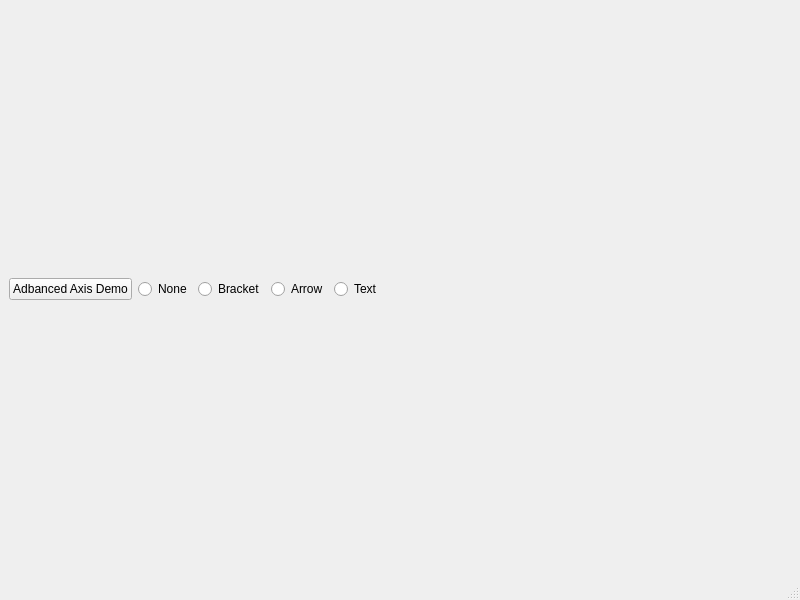
<?xml version="1.0" encoding="UTF-8"?>
<ui version="4.0">
 <class>MainWindow</class>
 <widget class="QMainWindow" name="MainWindow">
  <property name="geometry">
   <rect>
    <x>0</x>
    <y>0</y>
    <width>800</width>
    <height>600</height>
   </rect>
  </property>
  <property name="windowTitle">
   <string>MainWindow</string>
  </property>
  <widget class="QWidget" name="centralwidget">
   <layout class="QVBoxLayout" name="verticalLayout">
    <item>
     <layout class="QHBoxLayout" name="horizontalLayout">
      <item>
       <widget class="QPushButton" name="pushButton">
        <property name="maximumSize">
         <size>
          <width>200</width>
          <height>16777215</height>
         </size>
        </property>
        <property name="text">
         <string>Adbanced Axis Demo</string>
        </property>
       </widget>
      </item>
      <item>
       <widget class="QRadioButton" name="radioButton">
        <property name="text">
         <string>None</string>
        </property>
       </widget>
      </item>
      <item>
       <widget class="QRadioButton" name="addBracketRadioButton">
        <property name="text">
         <string>Bracket</string>
        </property>
       </widget>
      </item>
      <item>
       <widget class="QRadioButton" name="addArrowRadioButton">
        <property name="text">
         <string>Arrow</string>
        </property>
       </widget>
      </item>
      <item>
       <widget class="QRadioButton" name="addTextRadioButton">
        <property name="text">
         <string>Text</string>
        </property>
       </widget>
      </item>
      <item>
       <spacer name="horizontalSpacer">
        <property name="orientation">
         <enum>Qt::Horizontal</enum>
        </property>
        <property name="sizeHint" stdset="0">
         <size>
          <width>40</width>
          <height>20</height>
         </size>
        </property>
       </spacer>
      </item>
     </layout>
    </item>
    <item>
     <layout class="QVBoxLayout" name="verticalLayout_2"/>
    </item>
   </layout>
  </widget>
  <widget class="QMenuBar" name="menubar">
   <property name="geometry">
    <rect>
     <x>0</x>
     <y>0</y>
     <width>800</width>
     <height>21</height>
    </rect>
   </property>
  </widget>
  <widget class="QStatusBar" name="statusbar"/>
 </widget>
 <resources/>
 <connections/>
</ui>
